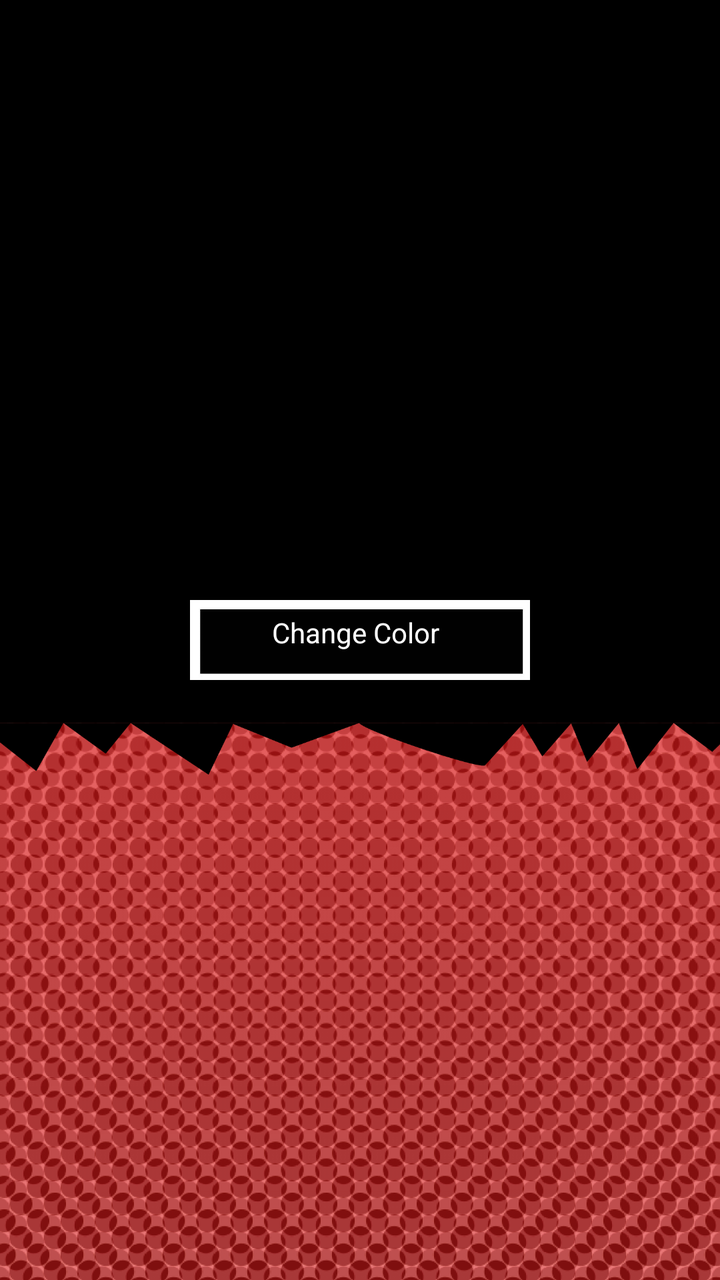
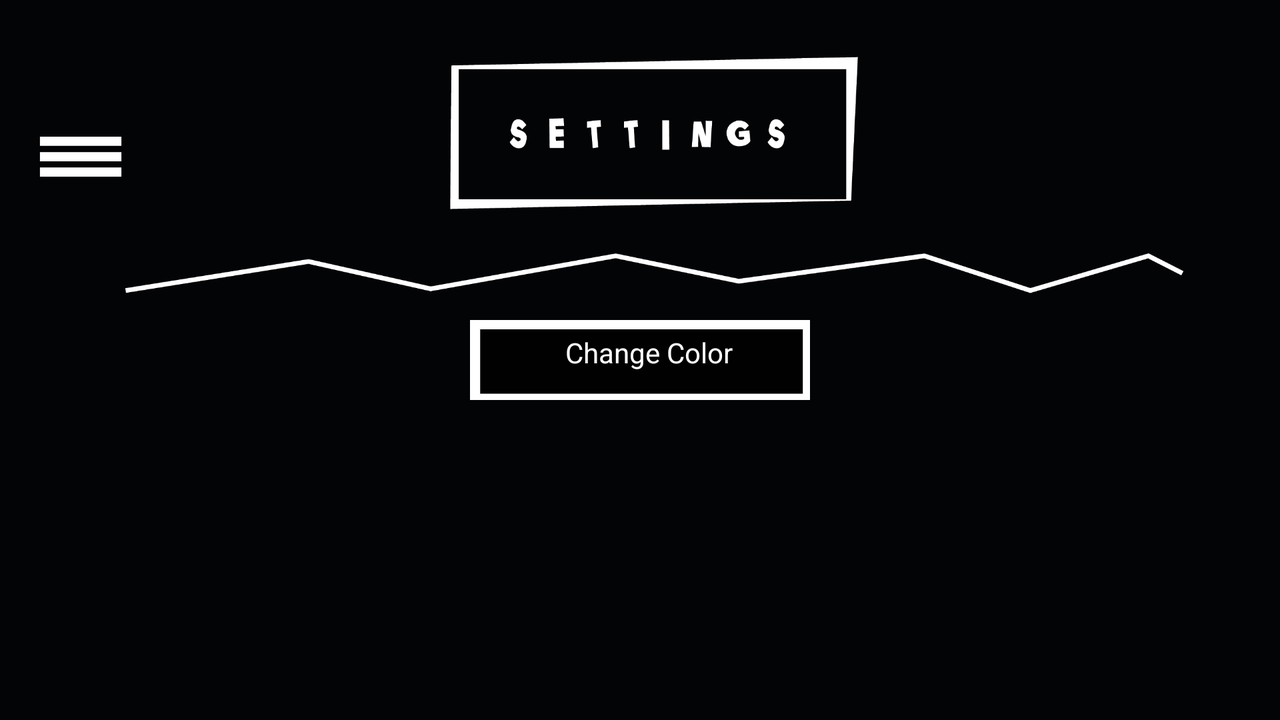

First picture: res/layout/ on a phone held upright. Second picture: the repository's own variant of that layout, on a device whose configuration matches the variant's folder. Source for both follows.
<!-- AndroidManifest.xml: application theme Theme.Persona_app -->
<!-- res/layout/activity_ajustes.xml -->
<?xml version="1.0" encoding="utf-8"?>
<androidx.constraintlayout.widget.ConstraintLayout xmlns:android="http://schemas.android.com/apk/res/android"
    xmlns:app="http://schemas.android.com/apk/res-auto"
    xmlns:tools="http://schemas.android.com/tools"
    android:layout_width="match_parent"
    android:layout_height="match_parent"
    tools:context=".Ajustes">

    <androidx.constraintlayout.utils.widget.ImageFilterView
        android:id="@+id/ColorCambia_2"
        android:layout_width="1197dp"
        android:layout_height="1421dp"
        app:layout_constraintBottom_toBottomOf="parent"
        app:layout_constraintEnd_toEndOf="parent"
        app:layout_constraintStart_toStartOf="parent"
        app:layout_constraintTop_toTopOf="parent"
        app:layout_constraintVertical_bias="0.414"
        app:srcCompat="@mipmap/mainscreenbackground" />

    <ImageView
        android:id="@+id/imageView9"
        android:layout_width="1091dp"
        android:layout_height="1252dp"
        app:layout_constraintBottom_toBottomOf="parent"
        app:layout_constraintEnd_toEndOf="parent"
        app:layout_constraintStart_toStartOf="parent"
        app:layout_constraintTop_toTopOf="parent"
        app:srcCompat="@mipmap/puntos_fondo" />


    <ImageView
        android:id="@+id/imageView11"
        android:layout_width="661dp"
        android:layout_height="895dp"
        android:layout_marginBottom="156dp"
        app:layout_constraintBottom_toBottomOf="parent"
        app:layout_constraintEnd_toEndOf="parent"
        app:layout_constraintHorizontal_bias="0.491"
        app:layout_constraintStart_toStartOf="parent"
        app:srcCompat="@mipmap/settings_background_black" />

    <ImageView
        android:id="@+id/imageView12"
        android:layout_width="170dp"
        android:layout_height="66dp"
        app:layout_constraintBottom_toBottomOf="parent"
        app:layout_constraintEnd_toEndOf="parent"
        app:layout_constraintStart_toStartOf="parent"
        app:layout_constraintTop_toTopOf="parent"
        app:srcCompat="@mipmap/button_basic" />

    <Button
        android:id="@+id/change_color"
        android:layout_width="143dp"
        android:layout_height="53dp"
        android:alpha="0"
        android:text="Change Color
"
        app:layout_constraintBottom_toBottomOf="parent"
        app:layout_constraintEnd_toEndOf="parent"
        app:layout_constraintHorizontal_bias="0.507"
        app:layout_constraintStart_toStartOf="parent"
        app:layout_constraintTop_toTopOf="parent" />

    <TextView
        android:id="@+id/textView8"
        android:layout_width="154dp"
        android:layout_height="26dp"
        android:layout_marginEnd="226dp"
        android:text="Change Color"
        android:textAlignment="center"
        android:textColor="#FFFFFF"
        app:layout_constraintBottom_toBottomOf="@+id/change_color"
        app:layout_constraintEnd_toEndOf="@+id/ColorCambia_2"
        app:layout_constraintHorizontal_bias="0.019"
        app:layout_constraintStart_toStartOf="@+id/imageView12"
        app:layout_constraintTop_toTopOf="@+id/change_color"
        app:layout_constraintVertical_bias="0.481" />

    <Button
        android:id="@+id/menuOpen"
        android:layout_width="156dp"
        android:layout_height="132dp"
        android:alpha="0"
        app:layout_constraintStart_toStartOf="parent"
        app:layout_constraintTop_toTopOf="parent" />

    <Button
        android:id="@+id/menuClose"
        android:layout_width="114dp"
        android:layout_height="92dp"
        android:alpha="0"
        app:layout_constraintStart_toStartOf="parent"
        app:layout_constraintTop_toTopOf="parent" />

    <Button
        android:id="@+id/CloseZone"
        android:layout_width="390dp"
        android:layout_height="962dp"
        android:alpha="0"
        android:visibility="visible"
        app:layout_constraintBottom_toBottomOf="parent"
        app:layout_constraintEnd_toEndOf="parent"
        app:layout_constraintTop_toTopOf="parent" />

    <androidx.constraintlayout.widget.ConstraintLayout
        android:id="@+id/scene_selector_layout"
        android:layout_width="449dp"
        android:layout_height="1003dp"
        android:layout_marginStart="-20dp"
        android:layout_marginTop="-20dp"
        android:orientation="vertical"
        android:padding="16dp"
        android:visibility="invisible"
        app:layout_constraintStart_toStartOf="parent"
        app:layout_constraintTop_toTopOf="parent"
        tools:visibility="gone">

        <ImageView
            android:id="@+id/Selector"
            android:layout_width="545dp"
            android:layout_height="946dp"
            android:layout_marginBottom="108dp"
            app:layout_constraintBottom_toBottomOf="parent"
            app:layout_constraintEnd_toEndOf="parent"
            app:layout_constraintTop_toTopOf="parent"
            app:layout_constraintVertical_bias="0.0"
            app:srcCompat="@mipmap/selector_settings" />

        <Button
            android:id="@+id/news_button"
            android:layout_width="174dp"
            android:layout_height="59dp"
            android:layout_marginStart="32dp"
            android:layout_marginTop="132dp"
            android:alpha="0"
            android:text="News"
            app:layout_constraintStart_toStartOf="parent"
            app:layout_constraintTop_toTopOf="parent" />

        <Button
            android:id="@+id/BibliotecaButton"
            android:layout_width="153dp"
            android:layout_height="60dp"
            android:layout_marginStart="16dp"
            android:layout_marginTop="28dp"
            android:layout_marginEnd="53dp"
            android:alpha="0"
            android:text="Jokers_Armor"
            app:layout_constraintEnd_toEndOf="parent"
            app:layout_constraintHorizontal_bias="0.105"
            app:layout_constraintStart_toStartOf="parent"
            app:layout_constraintTop_toBottomOf="@+id/Profile_Button" />

        <Button
            android:id="@+id/Profile_Button"
            android:layout_width="134dp"
            android:layout_height="61dp"
            android:layout_marginStart="16dp"
            android:layout_marginTop="28dp"
            android:layout_marginEnd="53dp"
            android:alpha="0"
            android:text="Jokers_Armor"
            app:layout_constraintEnd_toEndOf="parent"
            app:layout_constraintHorizontal_bias="0.239"
            app:layout_constraintStart_toStartOf="parent"
            app:layout_constraintTop_toBottomOf="@+id/news_button" />

        <Button
            android:id="@+id/ajustes_Buton"
            android:layout_width="147dp"
            android:layout_height="79dp"
            android:layout_marginStart="16dp"
            android:layout_marginTop="40dp"
            android:layout_marginEnd="53dp"
            android:alpha="0"
            android:text="Jokers_Armor"
            app:layout_constraintEnd_toEndOf="parent"
            app:layout_constraintHorizontal_bias="0.171"
            app:layout_constraintStart_toStartOf="parent"
            app:layout_constraintTop_toBottomOf="@+id/BibliotecaButton" />

    </androidx.constraintlayout.widget.ConstraintLayout>
</androidx.constraintlayout.widget.ConstraintLayout>
<!-- resources referenced by this layout -->
<resources>
  <!-- mipmap button_basic: jpg bitmap (mipmap-hdpi, 15451 bytes) -->
  <!-- mipmap mainscreenbackground: png bitmap (mipmap-hdpi, 296587 bytes) -->
  <!-- mipmap puntos_fondo: png bitmap (mipmap-hdpi, 357236 bytes) -->
  <!-- mipmap selector_settings: png bitmap (mipmap-hdpi, 328880 bytes) -->
  <!-- mipmap settings_background_black: png bitmap (mipmap-hdpi, 146671 bytes) -->
  <style name="Theme.Persona_app" parent="Base.Theme.Persona_app" />
  <style name="Base.Theme.Persona_app" parent="Theme.Material3.DayNight.NoActionBar">
          
          
      </style>
</resources>
<!-- res/layout-land/activity_ajustes.xml (the repository's variant of the layout above) -->
<!-- drawn on the phone turned sideways -->
<?xml version="1.0" encoding="utf-8"?>
<androidx.constraintlayout.widget.ConstraintLayout xmlns:android="http://schemas.android.com/apk/res/android"
    xmlns:app="http://schemas.android.com/apk/res-auto"
    xmlns:tools="http://schemas.android.com/tools"
    android:layout_width="match_parent"
    android:layout_height="match_parent"
    tools:context=".Ajustes">

    <androidx.constraintlayout.utils.widget.ImageFilterView
        android:id="@+id/ColorCambia_2"
        android:layout_width="1255dp"
        android:layout_height="756dp"
        app:layout_constraintBottom_toBottomOf="parent"
        app:layout_constraintEnd_toEndOf="parent"
        app:layout_constraintStart_toStartOf="parent"
        app:layout_constraintTop_toTopOf="parent"
        app:layout_constraintVertical_bias="0.414"
        app:srcCompat="@mipmap/fondo_color_landscape" />

    <ImageView
        android:id="@+id/imageView9"
        android:layout_width="1232dp"
        android:layout_height="772dp"
        app:layout_constraintBottom_toBottomOf="parent"
        app:layout_constraintEnd_toEndOf="parent"
        app:layout_constraintStart_toStartOf="parent"
        app:layout_constraintTop_toTopOf="parent"
        app:srcCompat="@mipmap/puntos_landscape" />


    <ImageView
        android:id="@+id/imageView11"
        android:layout_width="1216dp"
        android:layout_height="760dp"
        android:layout_marginTop="-200dp"
        app:layout_constraintEnd_toEndOf="parent"
        app:layout_constraintStart_toStartOf="parent"
        app:layout_constraintTop_toTopOf="parent"
        app:srcCompat="@mipmap/settings_landscape" />

    <ImageView
        android:id="@+id/imageView12"
        android:layout_width="170dp"
        android:layout_height="66dp"
        app:layout_constraintBottom_toBottomOf="parent"
        app:layout_constraintEnd_toEndOf="parent"
        app:layout_constraintStart_toStartOf="parent"
        app:layout_constraintTop_toTopOf="parent"
        app:srcCompat="@mipmap/button_basic" />

    <Button
        android:id="@+id/change_color"
        android:layout_width="143dp"
        android:layout_height="53dp"
        android:alpha="0"
        android:text="Change Color
"
        app:layout_constraintBottom_toBottomOf="parent"
        app:layout_constraintEnd_toEndOf="parent"
        app:layout_constraintHorizontal_bias="0.507"
        app:layout_constraintStart_toStartOf="parent"
        app:layout_constraintTop_toTopOf="parent" />

    <TextView
        android:id="@+id/textView8"
        android:layout_width="154dp"
        android:layout_height="26dp"
        android:layout_marginEnd="226dp"
        android:text="Change Color"
        android:textAlignment="center"
        android:textColor="#FFFFFF"
        app:layout_constraintBottom_toBottomOf="@+id/change_color"
        app:layout_constraintEnd_toEndOf="@+id/ColorCambia_2"
        app:layout_constraintHorizontal_bias="0.037"
        app:layout_constraintStart_toStartOf="@+id/imageView12"
        app:layout_constraintTop_toTopOf="@+id/change_color"
        app:layout_constraintVertical_bias="0.481" />

    <Button
        android:id="@+id/menuOpen"
        android:layout_width="261dp"
        android:layout_height="115dp"
        android:alpha="0"
        app:layout_constraintStart_toStartOf="parent"
        app:layout_constraintTop_toTopOf="parent" />

    <Button
        android:id="@+id/menuClose"
        android:layout_width="159dp"
        android:layout_height="107dp"
        android:alpha="0"
        app:layout_constraintStart_toStartOf="parent"
        app:layout_constraintTop_toTopOf="parent" />

    <Button
        android:id="@+id/CloseZone"
        android:layout_width="671dp"
        android:layout_height="796dp"
        android:alpha="0"
        android:visibility="visible"
        app:layout_constraintBottom_toBottomOf="parent"
        app:layout_constraintEnd_toEndOf="parent"
        app:layout_constraintTop_toTopOf="parent" />

    <androidx.constraintlayout.widget.ConstraintLayout
        android:id="@+id/scene_selector_layout"
        android:layout_width="331dp"
        android:layout_height="873dp"
        android:layout_marginStart="-20dp"
        android:layout_marginTop="-20dp"
        android:orientation="vertical"
        android:padding="16dp"
        android:visibility="invisible"
        app:layout_constraintStart_toStartOf="parent"
        app:layout_constraintTop_toTopOf="parent"
        tools:visibility="gone">

        <ImageView
            android:id="@+id/Selector"
            android:layout_width="354dp"
            android:layout_height="766dp"
            android:layout_marginBottom="108dp"
            app:layout_constraintBottom_toBottomOf="parent"
            app:layout_constraintEnd_toEndOf="parent"
            app:layout_constraintTop_toTopOf="parent"
            app:srcCompat="@mipmap/selector_settings" />

        <Button
            android:id="@+id/news_button"
            android:layout_width="167dp"
            android:layout_height="44dp"
            android:layout_marginStart="20dp"
            android:layout_marginTop="88dp"
            android:alpha="0"
            android:text="News"
            app:layout_constraintStart_toStartOf="parent"
            app:layout_constraintTop_toTopOf="parent" />

        <Button
            android:id="@+id/BibliotecaButton"
            android:layout_width="153dp"
            android:layout_height="60dp"
            android:layout_marginStart="16dp"
            android:layout_marginTop="14dp"
            android:layout_marginEnd="53dp"
            android:alpha="0"
            android:text="Jokers_Armor"
            app:layout_constraintEnd_toEndOf="parent"
            app:layout_constraintHorizontal_bias="0.0"
            app:layout_constraintStart_toStartOf="parent"
            app:layout_constraintTop_toBottomOf="@+id/Profile_Button" />

        <Button
            android:id="@+id/Profile_Button"
            android:layout_width="134dp"
            android:layout_height="61dp"
            android:layout_marginStart="16dp"
            android:layout_marginTop="16dp"
            android:layout_marginEnd="53dp"
            android:alpha="0"
            android:text="Jokers_Armor"
            app:layout_constraintEnd_toEndOf="parent"
            app:layout_constraintHorizontal_bias="0.156"
            app:layout_constraintStart_toStartOf="parent"
            app:layout_constraintTop_toBottomOf="@+id/news_button" />

        <Button
            android:id="@+id/ajustes_Buton"
            android:layout_width="147dp"
            android:layout_height="79dp"
            android:layout_marginStart="16dp"
            android:layout_marginTop="15dp"
            android:layout_marginEnd="53dp"
            android:alpha="0"
            android:text="Jokers_Armor"
            app:layout_constraintEnd_toEndOf="parent"
            app:layout_constraintHorizontal_bias="0.147"
            app:layout_constraintStart_toStartOf="parent"
            app:layout_constraintTop_toBottomOf="@+id/BibliotecaButton" />

    </androidx.constraintlayout.widget.ConstraintLayout>
</androidx.constraintlayout.widget.ConstraintLayout>
<!-- resources referenced by the variant -->
<!-- as the phone turned sideways resolves them -->
<resources>
  <!-- mipmap button_basic: jpg bitmap (mipmap-hdpi, 15451 bytes) -->
  <!-- mipmap fondo_color_landscape: png bitmap (mipmap-hdpi, 88297 bytes) -->
  <!-- mipmap puntos_landscape: png bitmap (mipmap-hdpi, 420133 bytes) -->
  <!-- mipmap selector_settings: png bitmap (mipmap-hdpi, 328880 bytes) -->
  <!-- mipmap settings_landscape: png bitmap (mipmap-hdpi, 137919 bytes) -->
  <style name="Theme.Persona_app" parent="Base.Theme.Persona_app" />
  <style name="Base.Theme.Persona_app" parent="Theme.Material3.DayNight.NoActionBar">
          
          
      </style>
</resources>
